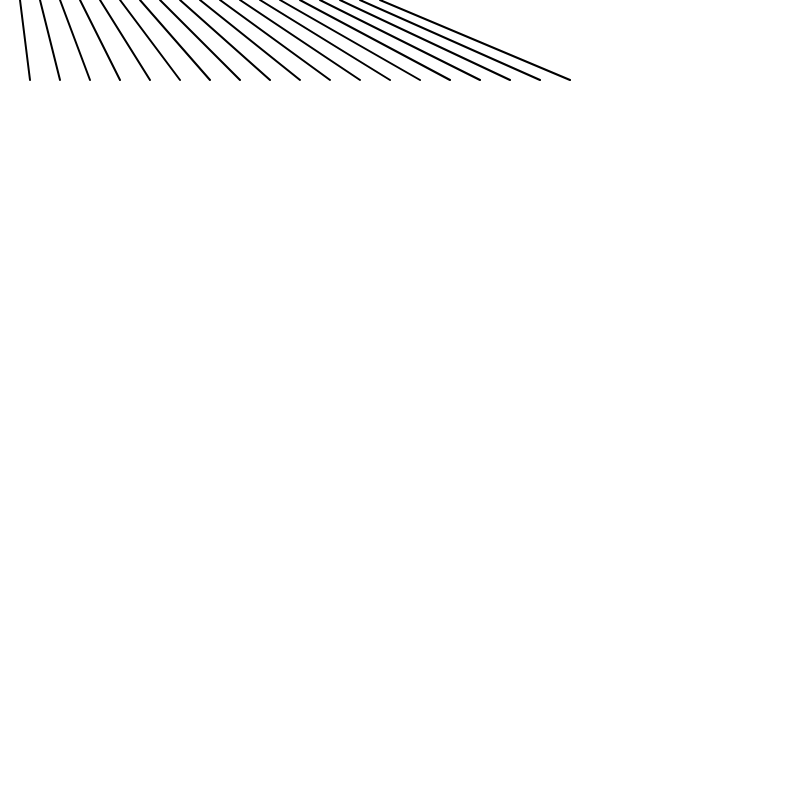
Frame 1 (no input)
Frame 60 (no input): identical to frame 1, image omitted
Frame 120 (the mouse pressed at the canvas centre since frame 60): identical to frame 1, image omitted

The p5.js sketch that drew this single still picture (run headless with seeded random() and noise() and a simulated clock; from frame 60 on, the mouse is pressed at the canvas centre):

// p5.js sketch
// ── sketch.js
/*
note: 
use for loop to make repetation

*/

function setup() {
  createCanvas(800, 800);
  strokeWeight(2);
}

function draw() {
  background(255);  
  for (var i = 20; i < 400; i+=20){
    line(i, 0, i+ i/2, 80);
  }
}
